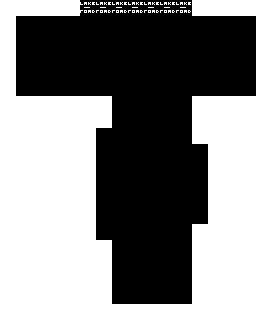

Below is a game level as drawn by its tile map, then a one-line description and the .tmx that defines it (tile-layer data replaced by summaries):
An orthogonal 17x20 tile map with 16x16 px tiles, 4 tile layers (Capa de Patrones 1, Capa de patrones 2, Capa de patrones 3, Capa de patrones 4).

<map version="1.0" orientation="orthogonal" renderorder="right-down" width="17" height="20" tilewidth="16" tileheight="16" backgroundcolor="#000000" nextobjectid="1">
 <tileset firstgid="1" name="tiles" tilewidth="16" tileheight="16" tilecount="256" columns="16">
  <image source="../../img/tiles.png" width="256" height="256" />
 </tileset>
 <layer name="Capa de Patrones 1" width="17" height="20">
  <data>[340 cells, 181 non-empty, 1 distinct tile ids]</data>
 </layer>
 <layer name="Capa de patrones 2" width="17" height="20">
  <data>[340 cells, 0 non-empty, 0 distinct tile ids]</data>
 </layer>
 <layer name="Capa de patrones 3" width="17" height="20">
  <data>[340 cells, 0 non-empty, 0 distinct tile ids]</data>
 </layer>
 <layer name="Capa de patrones 4" width="17" height="20">
  <data>[340 cells, 7 non-empty, 1 distinct tile ids]</data>
 </layer>
</map>